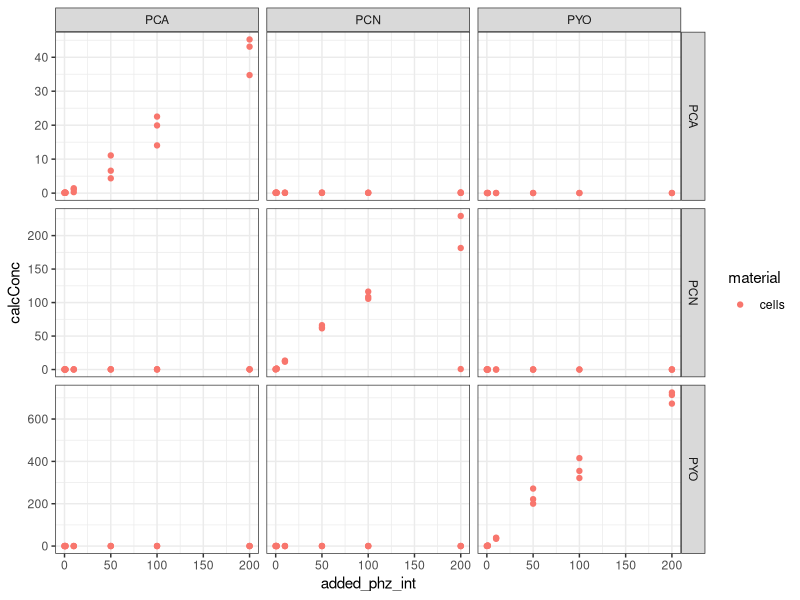
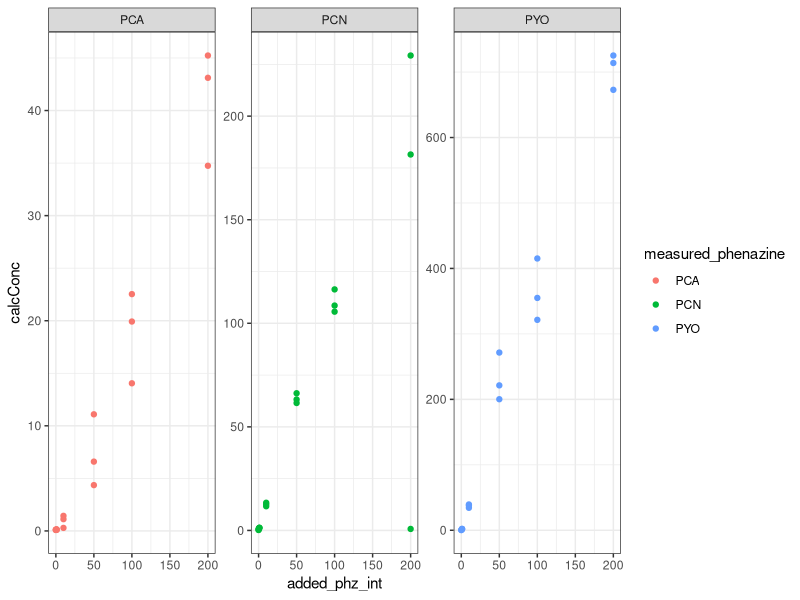
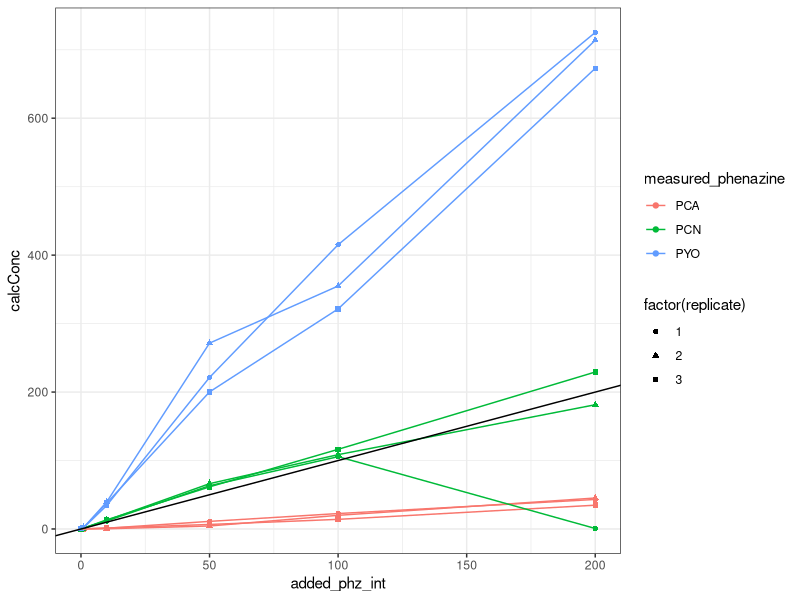
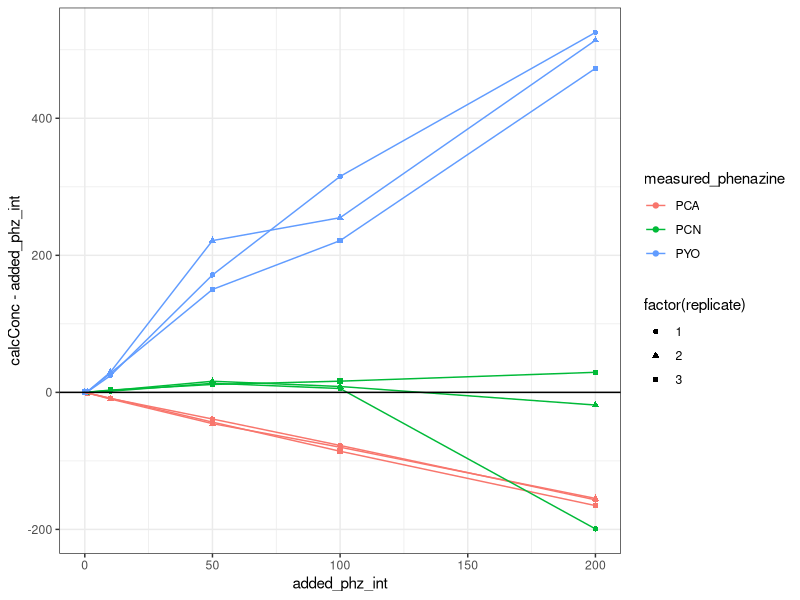
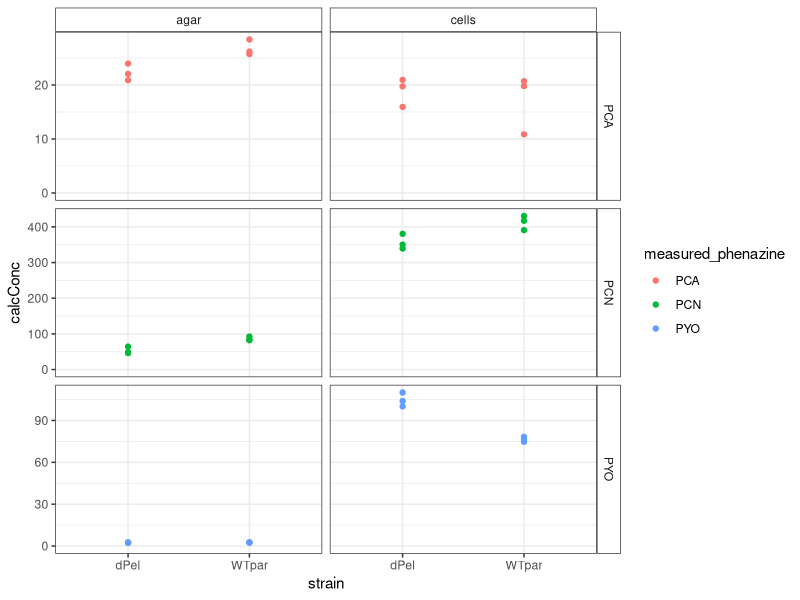
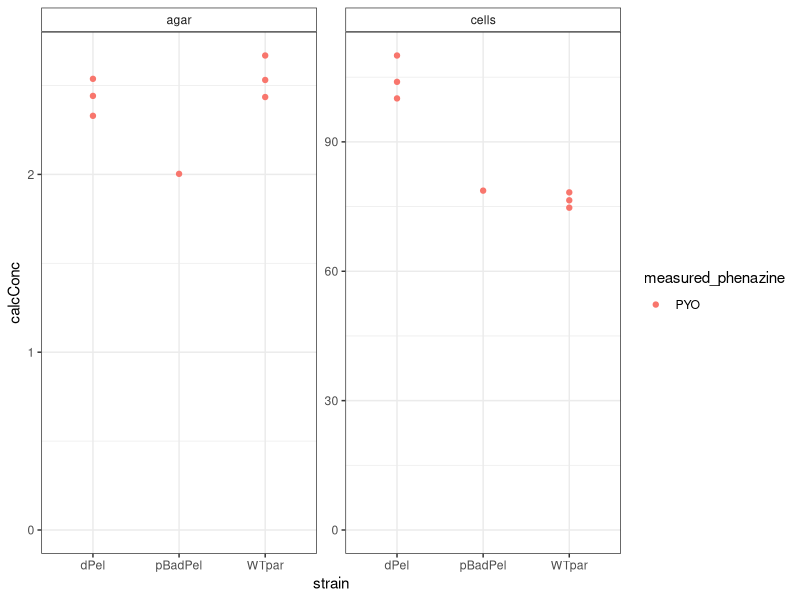
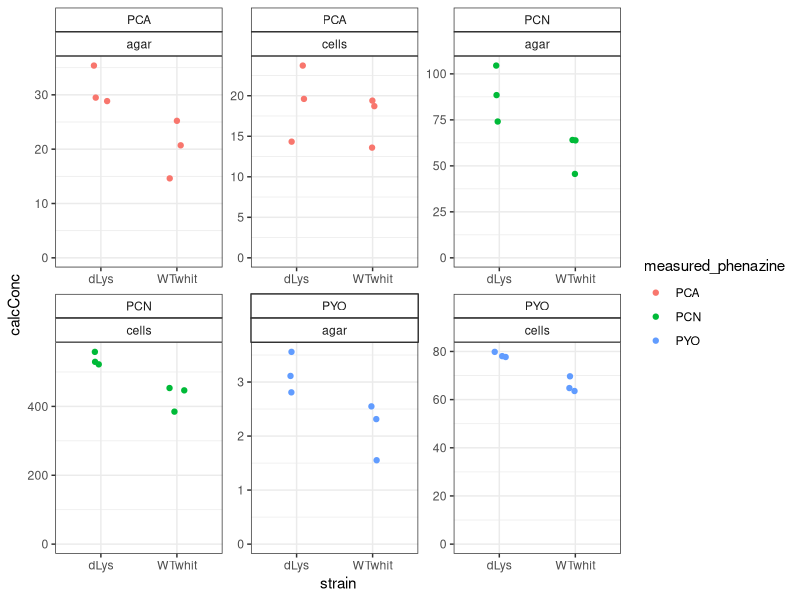

These figures' R source, in order:
## ---- chunk 1
library(tidyverse)
library(cowplot)
library(broom) 
library(modelr) 
library(viridis)

knitr::opts_knit$set(root.dir = '/Users/scottsaunders/git/labwork/HPLC/analysis/')
knitr::opts_chunk$set(tidy.opts=list(width.cutoff=60),tidy=TRUE, echo = TRUE, message=FALSE, warning=FALSE, fig.align="center",cache=TRUE)

theme_set(theme_bw())
## ---- chunk 2
df_wBlankStds <- read_csv('../data/2018_10_30_coloniesHPLCamounts.csv',comment = "#")

head(df_wBlankStds)

#Remove blanks and standards and calculate volume corrected concentration
df_amounts <- df_wBlankStds %>% 
  filter(strain != 'blank' & strain != 'PHZstd') %>% 
  mutate(calcConc = ifelse(material=='cells',Amount*2*(860 / 60),Amount*2*(8/5)))

## ---- chunk 3
df_dPHZstar <- df_amounts %>% 
  filter(strain=='dPHZstar') %>% 
  mutate(added_phz_int=as.integer(str_extract(amount_added,"^[0-9]+")))

head(df_dPHZstar)
## ---- chunk 4
ggplot(df_dPHZstar,aes(x=added_phz_int,y=calcConc,color=material))+
  geom_point()+
  facet_grid(added_phenazine~measured_phenazine,scales='free')
## ---- chunk 5
df_dPHZstar_match <- df_dPHZstar %>% 
  filter(measured_phenazine==added_phenazine)

ggplot(df_dPHZstar_match,aes(x=added_phz_int,y=calcConc,color=measured_phenazine))+
  geom_point()+facet_wrap(~measured_phenazine,scales='free')

ggplot(df_dPHZstar_match,aes(x=added_phz_int,y=calcConc,color=measured_phenazine,shape=factor(replicate)))+
  geom_point()+geom_line()+geom_abline(slope=1)

ggplot(df_dPHZstar_match,aes(x=added_phz_int,y=calcConc-added_phz_int,color=measured_phenazine,shape=factor(replicate)))+
  geom_point()+geom_line()+geom_abline(slope=0)
## ---- chunk 6
df_parsek <- df_amounts %>% 
  filter(strain %in% c('WTpar','dPel','pBadPel'))
         
ggplot(df_parsek %>% filter(strain!='pBadPel'),aes(x=strain,y=calcConc,color=measured_phenazine))+
  geom_point()+
  facet_grid(measured_phenazine~material,scales='free')+ylim(0,NA)+
  theme(strip.background =element_rect(fill="white"))

ggplot(df_parsek %>% filter(measured_phenazine=='PYO'),aes(x=strain,y=calcConc,color=measured_phenazine))+
  geom_point()+
  facet_wrap(~material,scales='free')+ylim(0,NA)+
  theme(strip.background =element_rect(fill="white"))
## ---- chunk 7
df_whit <- df_amounts %>% 
  filter(strain %in% c('WTwhit','dLys'))

ggplot(df_whit,aes(x=strain,y=calcConc,color=measured_phenazine))+
  geom_jitter(width=0.1)+
  facet_wrap(measured_phenazine~material,scales='free')+ylim(0,NA)+
  theme(strip.background =element_rect(fill="white"))
